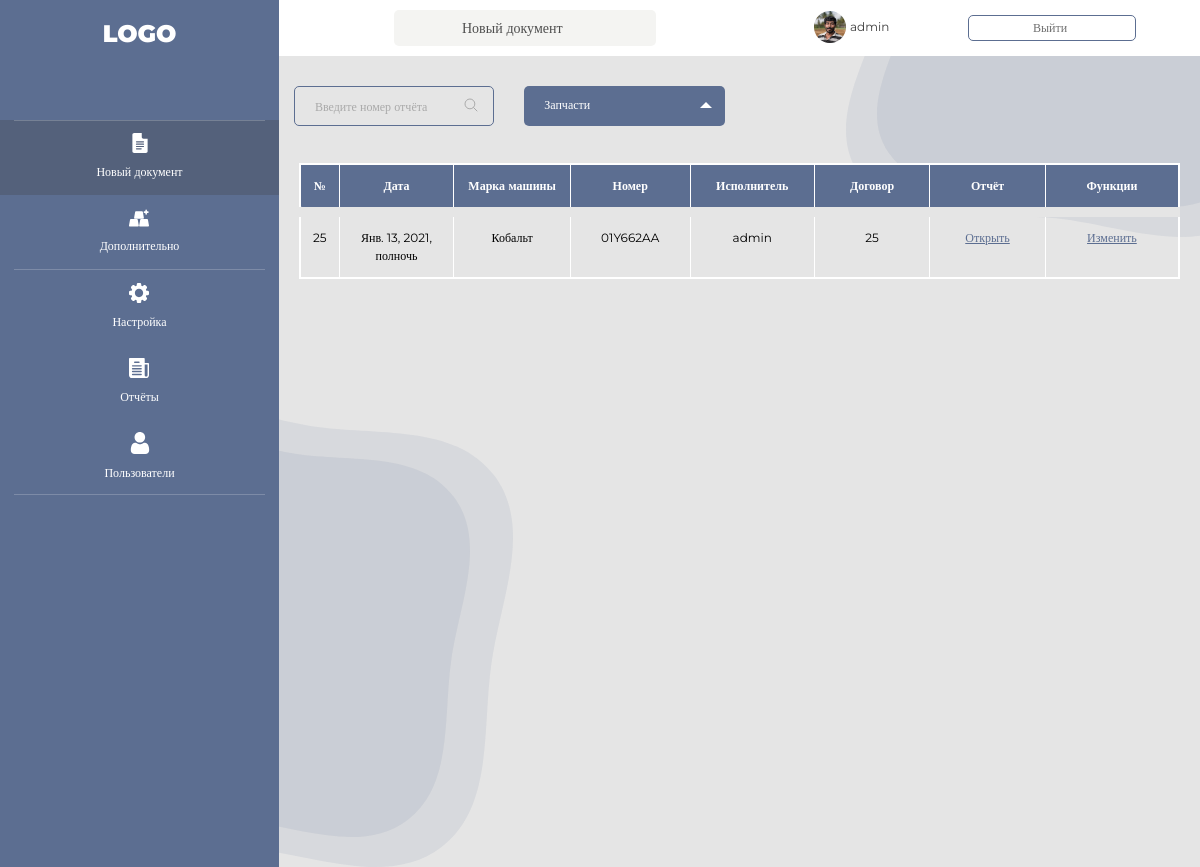
Page /report/list (signed in) on the earlier database version.
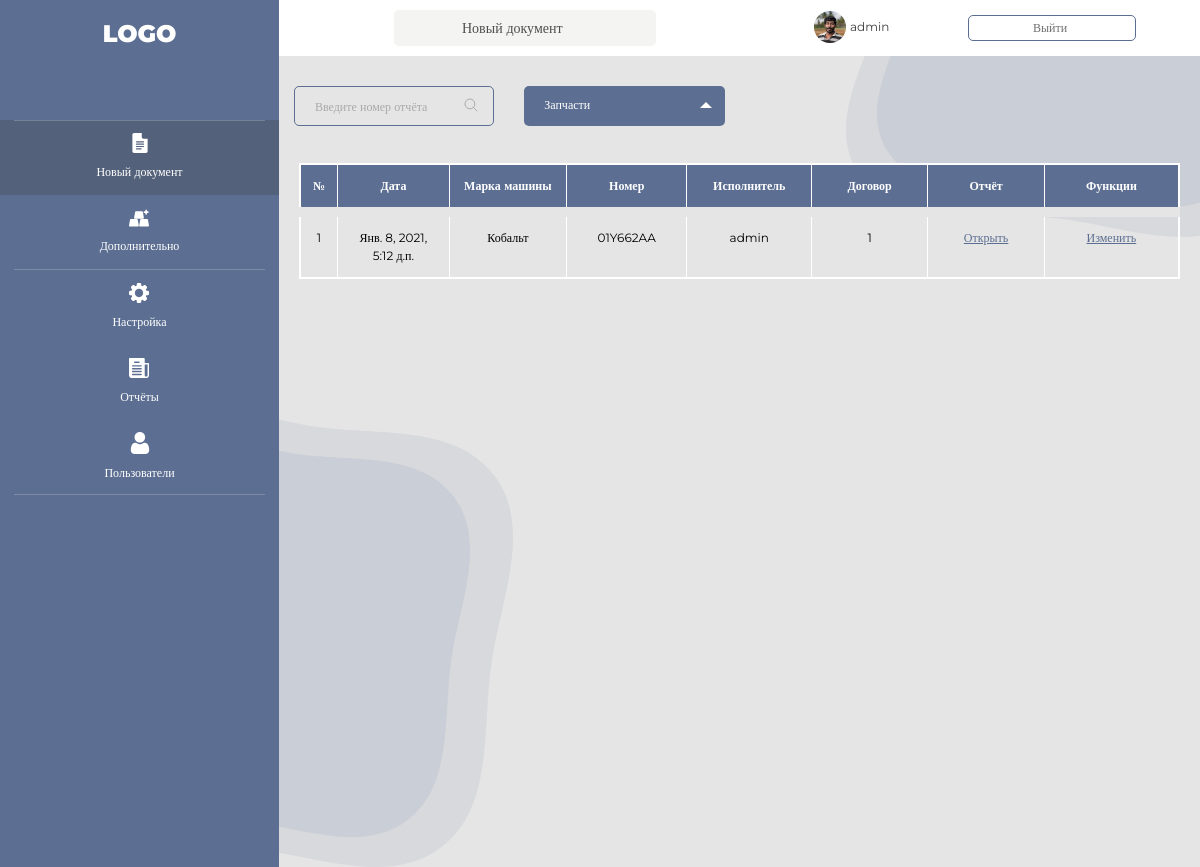
Same page on the later database version.
### makereport/models.py (models this page shows, shortened)
class Report(models.Model):
    report_id = models.AutoField(auto_created=True, primary_key=True, serialize=False, verbose_name='ID')
    created_by = models.ForeignKey(User, on_delete=models.CASCADE, related_name='created_by', verbose_name='Создан')
    created_at = models.DateTimeField(verbose_name='Время создания')
    car = models.ForeignKey('Car', on_delete=models.CASCADE, related_name='Car', verbose_name='Машина')
    contract = models.ForeignKey('Contract', on_delete=models.CASCADE, related_name='Contract', verbose_name='Контракт')
    service = models.ManyToManyField(Service, related_name='Услуги', verbose_name='Услуги')
    product = models.ManyToManyField(Product, related_name='Детали', verbose_name='Детали')
    consumable = models.ManyToManyField(Consumable, related_name='Расходники', verbose_name='Расходники')
    service_cost = models.IntegerField(default=0)
    product_cost = models.IntegerField(default=0)
    product_acc_cost = models.IntegerField(default=0)
    consumable_cost = models.IntegerField(default=0)
    total_report_cost = models.CharField(max_length=15)
    pdf_report = models.FileField(blank=True, null=True, verbose_name='Отчёт в пдф')
    passport_photo = models.FileField(blank=True, null=True, verbose_name='Фото пасспорта')
    registration_photo = models.FileField(blank=True, null=True, verbose_name='Фото тех.пасспорта')
    media_photo = models.FileField(blank=True, null=True, verbose_name='Разные Фото')
    wear_data = models.JSONField(blank=True, null=True)
    service_data = models.JSONField(blank=True, null=True)
    product_data = models.JSONField(blank=True, null=True)
    consumable_data = models.JSONField(blank=True, null=True)
    class Meta:
        verbose_name = 'Отчёт'
        verbose_name_plural = 'Отчёты'

class Car(models.Model):
    car_id = models.AutoField(auto_created=True, primary_key=True, serialize=False, verbose_name='ID')
    brand = models.CharField(max_length=30)
    car_number = models.CharField(max_length=8)
    registration = models.CharField(max_length=15)
    engine_number = models.CharField(max_length=30)
    body_number = models.CharField(max_length=30)
    chassis = models.CharField(max_length=30)
    car_color = models.CharField(max_length=20)
    mileage = models.CharField(max_length=10)
    release_date = models.DateField()
    car_type = models.CharField(max_length=20)
    car_owner = models.CharField(max_length=60)
    owner_address = models.CharField(max_length=100)
    class Meta:
        verbose_name = 'Машину'
        verbose_name_plural = 'Машины'

class Contract(models.Model):
    contract_id = models.AutoField(auto_created=True, primary_key=True, serialize=False, verbose_name='ID')
    customer = models.ForeignKey('Customer', on_delete=models.CASCADE, related_name='Customer',verbose_name='Клиент')
    pdf_contract = models.FileField(blank=True, null=True, verbose_name='Контракт в пдф')
    def __str__(self):
        return str(self.contract_id)
    class Meta:
        verbose_name = 'Контракт'
        verbose_name_plural = 'Контракты'

### makereport/views.py (the view)
# urls.py: path('list', reports_list, name='reports_list'),
@login_required
def reports_list(request):
    reports = Report.objects.all()
    return render(request, 'makereport/index.html', context={'reports': reports})

### makereport/templates/makereport/index.html (shortened to what this page needs)
{% extends 'makereport/base_report.html' %}
{% block content %}
  <main id="main">
  	<div class="top_block_phone col-12">
  		<div class=" row">
            <div class="col-lg-3">
                <div class="input_phone">
                    <input type="email" placeholder="Введите номер отчёта" required />
                    <span><a href="#"><ion-icon name="search-outline"></ion-icon></a></span>
                </div>
            </div>
            <div class="col-lg-3">
                <span class="dropdown-el">
                    <input type="radio" name="sortType1" value="Relevance1" checked="checked" id="sort-relevance"><label for="sort-relevance">Запчасти</label>
                </span>
            </div>
  	    </div>
  	</div>
    <div class="table1">
      <table class="table" data-tablesaw-mode="stack">
        <thead>
          <tr>
            <th style="width: 34px; border-bottom-left-radius: 10px">№</th>
            <th style="width: 136px;">Дата</th>
            <th style="width: 136px;">Марка машины</th>
            <th style="width: 136px;">Номер</th>
            <th style="width: 136px;">Исполнитель</th>
            <th style="width: 136px;">Договор</th>
            <th style="width: 136px;">Отчёт</th>
            <th style="width: 159px;">Функции</th>
          </tr>
        </thead>
        <tbody>
        {% for report in reports %}
          <tr class="blacked">
            <td style="border-bottom: 1px solid #fff;" data-title="№">{{ report.report_id }}</td>
            <td style="border-bottom: 1px solid #fff;" data-title="Дата">{{ report.created_at}}</td>
            <td style="border-bottom: 1px solid #fff;" data-title="Марка машины">{{ report.car.brand }}</td>
            <td style="border-bottom: 1px solid #fff;" data-title="Номер">{{ report.car.car_number }}</td>
            <td style="border-bottom: 1px solid #fff;" data-title="Исполнитель">{{ report.created_by }}</td>
            <td style="border-bottom: 1px solid #fff;" data-title="Договор">{{ report.contract }}</td>
            <td style="border-bottom: 1px solid #fff;" data-title="Отчёт" data-type="currency"><a href="{% url 'get_response' report.report_id %}">Открыть</a></td>
            <td style="border-bottom: 1px solid #fff;" data-title="Функции" data-type="currency"><a href="{% url 'edit_report' report.report_id %}">Изменить</a></td>
          </tr>
         {% endfor %}
        </tbody>
      </table>
    </div>
</main>
{% endblock %}

### makereport/templates/makereport/base_report.html (shortened to what this page needs)
<!DOCTYPE html>
<html lang="en" dir="ltr">
{% load static %}
<head>
	<link href="{% static '/makereport/vendor/bootstrap/css/bootstrap.min.css' %}" rel="stylesheet">
	<link href="{% static '/makereport/vendor/icofont/icofont.min.css' %}" rel="stylesheet">
    <link href="{% static '/makereport/css/desktop3.css' %}" rel="stylesheet">
	<link href="{% static '/makereport/css/desktop7.css' %}" rel="stylesheet">
    <link href="{% static '/makereport/css/desktop6.css' %}" rel="stylesheet">
    <link href="{% static '/makereport/css/desktop8.css' %}" rel="stylesheet">
    <link href="{% static '/makereport/css/desktop11.css' %}" rel="stylesheet">
</head>
<body>
  	<header id="header">
  		<div class="d-flex flex-column">
  			<div class="profile">
  				<h2><a href="#">LOGO</a></h2>
  			</div>
  			<nav class="nav-menu">
  				<ul>
  					 <li class="active"><a href="{% url 'new_report' %}"><br>Новый документ</a>
                                  </li>
            <li><a href="#"><br>Дополнительно</a>
                                  </li>
            <li><a href="#"><br>Настройка</a>
                                  </li>
            <li><a href="{% url 'reports_list' %}"><br>Отчёты</a>
                                  </li>
            <li><a href="{% url 'users_list' %}"><br>Пользователи</a>
                                  </li>
  				</ul>
  			</nav>
  		</div>
  	</header>
  		<div id="" class="header-top">
  			<div class="container">
  				<nav class="new-document-part">
  					<ul>
  						<li><a href="{% url 'new_report' %}" class="new-document-btn">Новый документ</a></li>
  					</ul>
  				</nav>
  				<nav class="user-profile-part d-none d-lg-block">
  					<ul>
  						<li class="img-user-profile"><img src="{% static '/makereport/img/user.png' %}"></li>
  						<li><a href="#" class="user-name-btn">{{ user.username }}</a></li>
                        <li><a class="log-out-btn" href="{% url 'user_logout' %}">Выйти</a></li>
  					</ul>
  				</nav>
  			</div>
  		</div>
            {% block content %}{% endblock %}
<div class="background_left">
</div>
<div class="background_right">
  </div>
   </body>
</html>

### makereport/static/makereport/css/desktop3.css (style rules this page uses)
body { font-family: Montserrat; background: #e5e5e5; }
a { text-decoration: none; }
#main { margin-left: 279px; padding-bottom: 5%; }
#header { position: fixed; top: 0; left: 0; bottom: 0; width: 279px; z-index: 9997; background: #5c6e91; overflow-y: auto; transition: all ease-in-out 0.5s; }
#header .profile h2 { font-size: 24px; margin-top: 20px; font-weight: 900; text-align: center; }
#header .profile h2 a, #header .profile h2 a:hover { color: #fff; text-decoration: none; }
.nav-menu { padding-top: 63px; }
.nav-menu ul { padding: 0; list-style: none; }
.nav-menu > ul > li { font-size: 12px; font-weight: 400; height: 75px; display: flex; text-align: center; align-items: center; justify-content: center; }
.nav-menu > ul > li:nth-child(1):after { position: absolute; content: ""; width: 90%; height: 0px; background: #ffffff; opacity: 0.2; margin-top: 75px; }
.nav-menu > ul > li:after { position: absolute; content: ""; width: 90%; height: 1px; background: #ffffff; opacity: 0.2; margin-top: 75px; }
.nav-menu ul li svg { margin-bottom: 10px; }
.nav-menu > ul > .active { background: #54617b; }
.nav-menu ul li a { color: #fff; }
.header-top { width: 100%; height: 56px; background: #fff; }
.new-document-part { position: absolute; top: 0; margin-left: 349px; height: 56px; }
.new-document-part ul { margin: 0; display: flex; list-style: none; padding: 10px 0 0 0; }
.new-document-part a { display: block; }
.new-document-btn { background: #f4f4f2; border-radius: 5px; width: 262px; height: 36px; padding: 8px 68px 8px 68px; color: #4f4f4f; font-size: 14px; font-weight: 500; }
.user-profile-part { height: 56px; position: absolute; right: 34px; top: 0; }
@media (max-width: 1400px) { .user-profile-part { right: 64px } }
.user-profile-part ul { margin: 0; display: flex; list-style: none; padding: 15px 0px 0 0; }
.user-profile-part a { display: block; }
.user-profile-part ul .img-user-profile { margin-top: -4px; }
.user-name-btn { margin-left: 4px; margin-right: 28px; width: 90px; height: 26px; padding: 3px 0px 3px 0px; color: #3f3f3f; font-size: 12px; font-weight: normal; }
.log-out-btn { background: #ffffff; border: 1px solid #5c6e91; box-sizing: border-box; border-radius: 5px; width: 168px; height: 26px; padding: 3px 64px 3px 64px; font-weight: normal; color: #6f6f6f; font-size: 12px; }
.background_left { position: absolute; top: 600px; left: 12px; }
.second_shape { position: absolute; }
.background_right { position: absolute; top: 0px; right: 0px; z-index: -1; }
.third_shape { position: absolute; right: 0; }
.fourth_shape { position: absolute; right: 0; }

Differences in the rows shown:
removed Report: report_id "25", created_at "Янв. 13, 2021, полночь", car.brand "Кобальт", car.car_number "01Y662AA", created_by "admin", contract "25"
added Report: report_id "1", created_at "Янв. 8, 2021, 5:12 д.п.", car.brand "Кобальт", car.car_number "01Y662AA", created_by "admin", contract "1"
